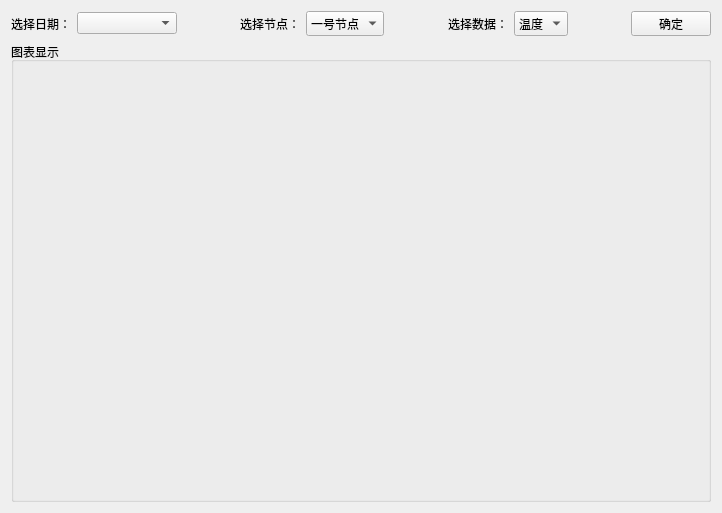
      <widget class="QWidget" name="tab_2">
       <attribute name="title">
        <string>环境监测</string>
       </attribute>
       <layout class="QGridLayout" name="gridLayout_4">
        <item row="0" column="0">
         <layout class="QHBoxLayout" name="horizontalLayout_16">
          <item>
           <layout class="QHBoxLayout" name="horizontalLayout_8">
            <item>
             <widget class="QLabel" name="label_8">
              <property name="maximumSize">
               <size>
                <width>75</width>
                <height>25</height>
               </size>
              </property>
              <property name="text">
               <string>选择日期：</string>
              </property>
             </widget>
            </item>
            <item>
             <widget class="QComboBox" name="dateCB1">
              <property name="minimumSize">
               <size>
                <width>100</width>
                <height>0</height>
               </size>
              </property>
             </widget>
            </item>
           </layout>
          </item>
          <item>
           <spacer name="horizontalSpacer_3">
            <property name="orientation">
             <enum>Qt::Horizontal</enum>
            </property>
            <property name="sizeHint" stdset="0">
             <size>
              <width>40</width>
              <height>20</height>
             </size>
            </property>
           </spacer>
          </item>
          <item>
           <layout class="QHBoxLayout" name="horizontalLayout_9">
            <item>
             <widget class="QLabel" name="label_9">
              <property name="maximumSize">
               <size>
                <width>75</width>
                <height>25</height>
               </size>
              </property>
              <property name="text">
               <string>选择节点：</string>
              </property>
             </widget>
            </item>
            <item>
             <widget class="QComboBox" name="sensorCB1">
              <property name="maximumSize">
               <size>
                <width>90</width>
                <height>25</height>
               </size>
              </property>
              <item>
               <property name="text">
                <string>一号节点</string>
               </property>
              </item>
              <item>
               <property name="text">
                <string>二号节点</string>
               </property>
              </item>
              <item>
               <property name="text">
                <string>三号节点</string>
               </property>
              </item>
             </widget>
            </item>
           </layout>
          </item>
          <item>
           <spacer name="horizontalSpacer_4">
            <property name="orientation">
             <enum>Qt::Horizontal</enum>
            </property>
            <property name="sizeHint" stdset="0">
             <size>
              <width>40</width>
              <height>20</height>
             </size>
            </property>
           </spacer>
          </item>
          <item>
           <layout class="QHBoxLayout" name="horizontalLayout_10">
            <item>
             <widget class="QLabel" name="label_10">
              <property name="maximumSize">
               <size>
                <width>75</width>
                <height>25</height>
               </size>
              </property>
              <property name="text">
               <string>选择数据：</string>
              </property>
             </widget>
            </item>
            <item>
             <widget class="QComboBox" name="indexCB1">
              <property name="maximumSize">
               <size>
                <width>90</width>
                <height>25</height>
               </size>
              </property>
              <property name="currentIndex">
               <number>0</number>
              </property>
              <item>
               <property name="text">
                <string>温度</string>
               </property>
              </item>
              <item>
               <property name="text">
                <string>湿度</string>
               </property>
              </item>
              <item>
               <property name="text">
                <string>光照</string>
               </property>
              </item>
             </widget>
            </item>
           </layout>
          </item>
          <item>
           <spacer name="horizontalSpacer_5">
            <property name="orientation">
             <enum>Qt::Horizontal</enum>
            </property>
            <property name="sizeHint" stdset="0">
             <size>
              <width>40</width>
              <height>20</height>
             </size>
            </property>
           </spacer>
          </item>
          <item>
           <widget class="QPushButton" name="showChartPB">
            <property name="maximumSize">
             <size>
              <width>90</width>
              <height>25</height>
             </size>
            </property>
            <property name="text">
             <string>确定</string>
            </property>
           </widget>
          </item>
         </layout>
        </item>
        <item row="1" column="0">
         <widget class="QGroupBox" name="groupBox_8">
          <property name="minimumSize">
           <size>
            <width>700</width>
            <height>460</height>
           </size>
          </property>
          <property name="title">
           <string>图表显示</string>
          </property>
          <layout class="QGridLayout" name="gridLayout_16">
           <item row="0" column="0">
            <layout class="QGridLayout" name="chartGL"/>
           </item>
          </layout>
         </widget>
        </item>
       </layout>
      </widget>
